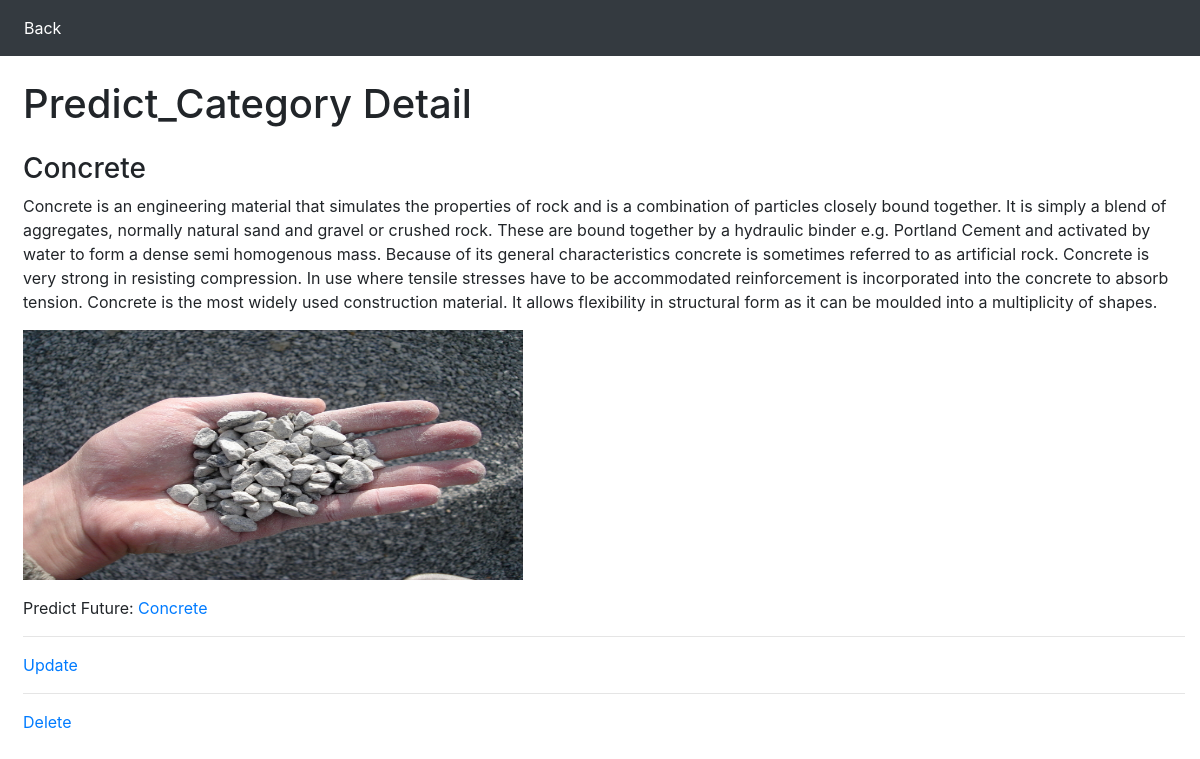
The app's page /products/1 (signed in) with its own data.
### app.py (models this page shows, shortened)
class Products(db.Model):
    id = db.Column(db.Integer, primary_key=True)
    title = db.Column(db.String(100))
    text = db.Column(db.Text)

### app.py (the view)
@app.route("/products/<id>", methods=["GET", "DELETE"])
def query_products(id):
    if request.method == "GET":
        products = Products.query.filter_by(id=id).first_or_404()
        return rt("query_products.html", products=products)
    else:
        products = Products.query.filter_by(id=id).delete()
        db.session.commit()
        return "", 204

### myapp/templates/query_products.html (shortened to what this page needs)
<!DOCTYPE html>
<html lang="en">
  <head>
    <link rel="stylesheet" href="https://cdn.jsdelivr.net/npm/bootstrap@4.6.2/dist/css/bootstrap.min.css">
  </head>
  <body>
    <nav class="navbar navbar-expand-lg navbar-dark bg-dark">
      <div class="collapse navbar-collapse" id="navbarSupportedContent">
        <ul class="navbar-nav mr-auto">
          <li class="nav-item active">
            {% if session['isadmin'] %}
            <a class="nav-link" href="/products">Back</a>
            {% else %}
            <a class="nav-link" href="/home/1">Home</a>
            {% endif %}
          </li>
        </ul>
      </div>
    </nav>
    <div class="container-fluid">
      <h1 class="mt-4 ml-2">Predict_Category Detail</h1>
      <div class="mt-4 ml-2">
        <h3>{{products.title}}</h3>
        <p>{{products.text}}</p>
        <figure>
          <img src="/static/images/{{products.id % 10}}.jpg" class="img-fluid" style="height:250px;width:500px;">
        </figure>
        <span>Predict Future:</span>
        <a href="/plot_demand/{{products.title}}"> {{products.title}} </a>
        <hr/>
        {% if session['isadmin'] %}
        <a href="/products/update/{{products.id}}" id="{{products.id}}">Update</a>
        <hr/>
        <a href="#" class="btn-delete" id="{{products.id}}">Delete</a>
        {% endif %}
      </div>
    </div>
  </body>
</html>

### records on screen
Products: title "Concrete", text "Concrete is an engineering material that simulates the properties of rock and is a combination of particles closely bound together. It is simply a blend of aggregates, normally natural sand and gravel or crushed rock. These are bound together by a hydraulic binder e.g. Portland Cement and activated by water to form a dense semi homogenous mass. Because of its general characteristics concrete is sometimes referred to as artificial rock. Concrete is very strong in resisting compression. In use where tensile stresses have to be accommodated reinforcement is incorporated into the concrete to absorb tension. Concrete is the most widely used construction material. It allows flexibility in…"
